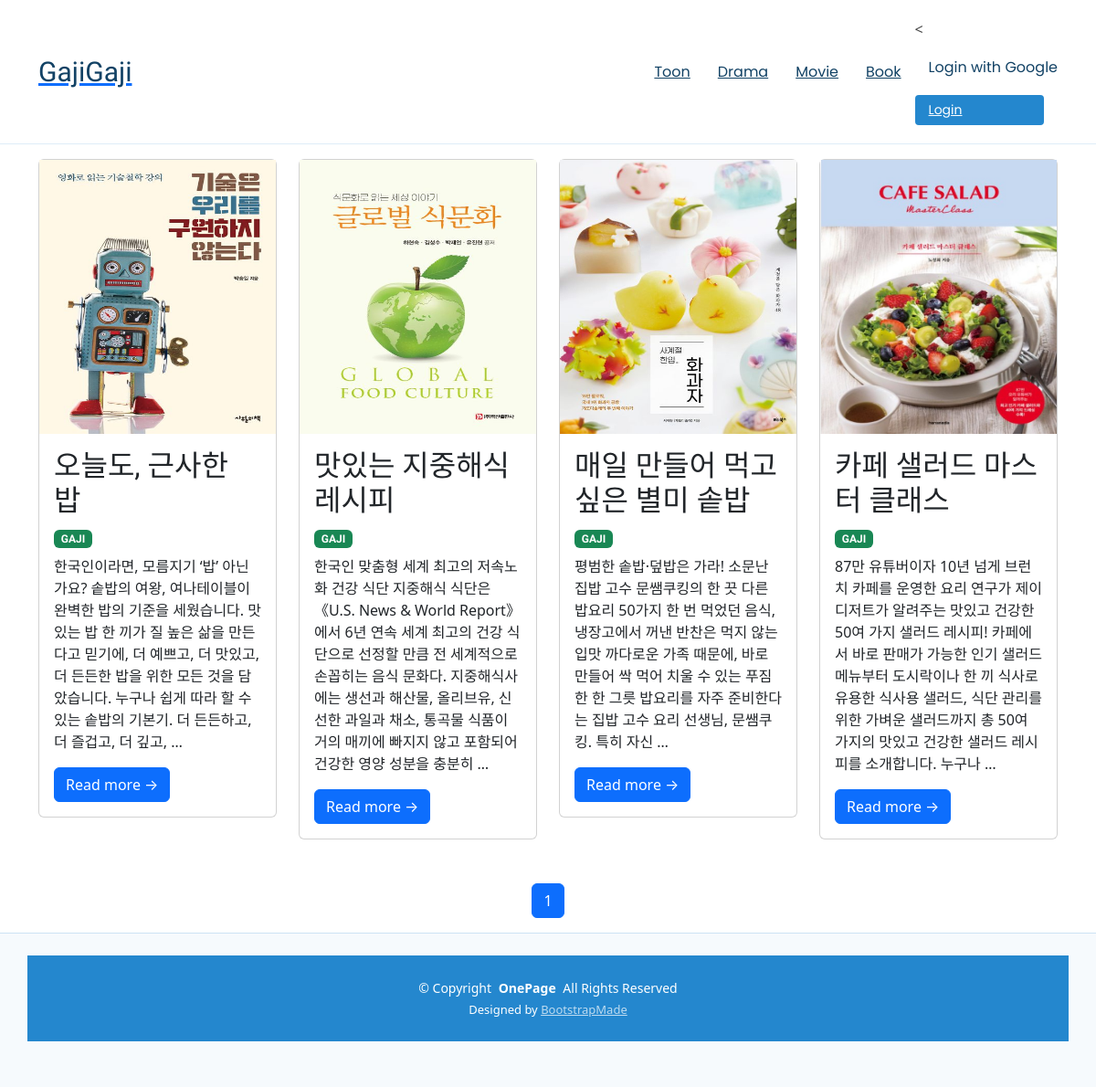
Screenshot of /Book/ with the database file from the repository.
### Tools/models.py (models this page shows, shortened)
class Post(models.Model):
    title = models.CharField(max_length=100)
    content = models.TextField()
    created_date = models.DateTimeField(auto_now_add=True, null=True)
    modified_date = models.DateTimeField(auto_now=True, null=True)
    uploaded_image = models.ImageField(upload_to='images/', blank=True, null=True)
    updated_date = models.DateTimeField(auto_now=True, null=True, blank=True)
    author = models.ForeignKey(User, on_delete=models.SET_NULL, null=True, related_name='tool_posts')
    Categorytype = models.ForeignKey(Categorytype, on_delete=models.SET_NULL, null=True)
    Categorygenre = models.ForeignKey(Categorygenre, on_delete=models.SET_NULL, null=True)

### Book/views.py (the view)
# urls.py: path('', views.Book_main, name='Book_main'),
def Book_main(request):
    query = request.GET.get('q')
    post_list = Post.objects.filter(Categorytype__name='책').annotate(avg_rating=Avg('ratings__rating')).order_by(
        '-created_date')
    if query:
        post_list = post_list.filter(
            Q(title__icontains=query) | Q(Categorygenre__name__icontains=query)
        )
    paginator = Paginator(post_list, 8)
    page_number = request.GET.get('page')
    page_obj = paginator.get_page(page_number)
    try:
        Book_category = Categorytype.objects.get(name='책')
        categories = [Book_category]
    except Categorytype.DoesNotExist:
        categories = []
    return render(request, 'Book/Book_main.html', {'page_obj': page_obj, 'categories': categories})

### Book/templates/Book/Book_main.html (shortened to what this page needs)
{% extends 'Book/base2.html' %}
{% block main-area %}
<div class = " container mt-3">
    <div class ="row">
    {% for post in page_obj  %}
        <div class="col-lg-3 col-md-4 col-sm-6 mb-4">
            <div class="card mb-4">
                <a href="#!">
                    {% if post.uploaded_image %}
                    <img src="{{ post.uploaded_image.url }}" width="100%" height="300px" alt="uploaded image">
                    {% else %}
                    <img src="https://picsum.photos/seed/{{post.pk}}/854/300" alt="...">
                    {% endif %}
                </a>
                <div class="card-body">
                        <h2 class="card-title">{{post.title}}</h2>
                        {% if post.author %}
                            <h4 class="card-title badge text-bg-success">{{post.author | upper}}</h4>
                        {% endif %}
                        <p class="card-text">{{post.content | truncatewords:45}}</p>
                    <a class="btn btn-primary" href="{% url 'Book_detail' pk=post.pk %}">Read more →</a>
                </div>
            </div>
       </div>
    {% endfor %}
    </div>
</div>
{% endblock %}
{% block pagination %}
<div class="d-flex justify-content-center">
<nav aria-label="Page navigation">
    <ul class="pagination">
        {% for num in page_obj.paginator.page_range %}
            {% if page_obj.number == num %}
                <li class="page-item active"><a class="page-link" href="?page={{ num }}">{{ num }}</a></li>
            {% else %}
                <li class="page-item"><a class="page-link" href="?page={{ num }}">{{ num }}</a></li>
            {% endif %}
        {% endfor %}
    </ul>
</nav>
</div>
{% endblock %}

### single_pages/static/assets/css/main.css (style rules this page uses)
:root { --default-font: "Roboto", system-ui, -apple-system, "Segoe UI", Roboto, "Helvetica Neue", Arial, "Noto Sans", "Liberation Sans", sans-serif, "Apple Color Emoji", "Segoe UI Emoji", "Segoe UI Symbol", "Noto Color Emoji"; --heading-font: "Raleway", sans-serif; --nav-font: "Poppins", sans-serif; }
:root { --background-color: #ffffff; --default-color: #444444; --heading-color: #124265; --accent-color: #2487ce; --surface-color: #ffffff; --contrast-color: #ffffff; }
:root { --nav-color: #124265; --nav-hover-color: #2487ce; --nav-mobile-background-color: #ffffff; --nav-dropdown-background-color: #ffffff; --nav-dropdown-color: #124265; --nav-dropdown-hover-color: #2487ce; }
:root { scroll-behavior: smooth; }
body { color: var(--default-color); background-color: var(--background-color); font-family: var(--default-font); }
a { color: var(--accent-color); text-decoration: none; transition: 0.3s; }
h1, h2, h3, h4, h5, h6 { color: var(--heading-color); font-family: var(--heading-font); }

### rows the page displays
Post: uploaded_image (picture), title "오늘도, 근사한 밥", author "GAJI", content "한국인이라면, 모름지기 ‘밥’ 아닌가요? 솥밥의 여왕, 여나테이블이 완벽한 밥의 기준을 세웠습니다. 맛있는 밥 한 끼가 질 높은 삶을 만든다고 믿기에, 더 예쁘고, 더 맛있고, 더 든든한 밥을 위한 모든 것을 담았습니다. 누구나 쉽게 따라 할 수 있는 솥밥의 기본기. 더 든든하고, 더 즐겁고, 더 깊고, …"
Post: uploaded_image (picture), title "맛있는 지중해식 레시피", author "GAJI", content "한국인 맞춤형 세계 최고의 저속노화 건강 식단 지중해식 식단은 《U.S. News & World Report》에서 6년 연속 세계 최고의 건강 식단으로 선정할 만큼 전 세계적으로 손꼽히는 음식 문화다. 지중해식사에는 생선과 해산물, 올리브유, 신선한 과일과 채소, 통곡물 식품이 거의 매끼에 빠지지 않고 포함되어 건강한 영양 성분을 충분히 …"
Post: uploaded_image (picture), title "매일 만들어 먹고 싶은 별미 솥밥", author "GAJI", content "평범한 솥밥·덮밥은 가라! 소문난 집밥 고수 문쌤쿠킹의 한 끗 다른 밥요리 50가지 한 번 먹었던 음식, 냉장고에서 꺼낸 반찬은 먹지 않는 입맛 까다로운 가족 때문에, 바로 만들어 싹 먹어 치울 수 있는 푸짐한 한 그릇 밥요리를 자주 준비한다는 집밥 고수 요리 선생님, 문쌤쿠킹. 특히 자신 …"
Post: uploaded_image (picture), title "카페 샐러드 마스터 클래스", author "GAJI", content "87만 유튜버이자 10년 넘게 브런치 카페를 운영한 요리 연구가 제이디저트가 알려주는 맛있고 건강한 50여 가지 샐러드 레시피! 카페에서 바로 판매가 가능한 인기 샐러드 메뉴부터 도시락이나 한 끼 식사로 유용한 식사용 샐러드, 식단 관리를 위한 가벼운 샐러드까지 총 50여 가지의 맛있고 건강한 샐러드 레시피를 소개합니다. 누구나 …"

### other values shown
{{ num }} "1"
